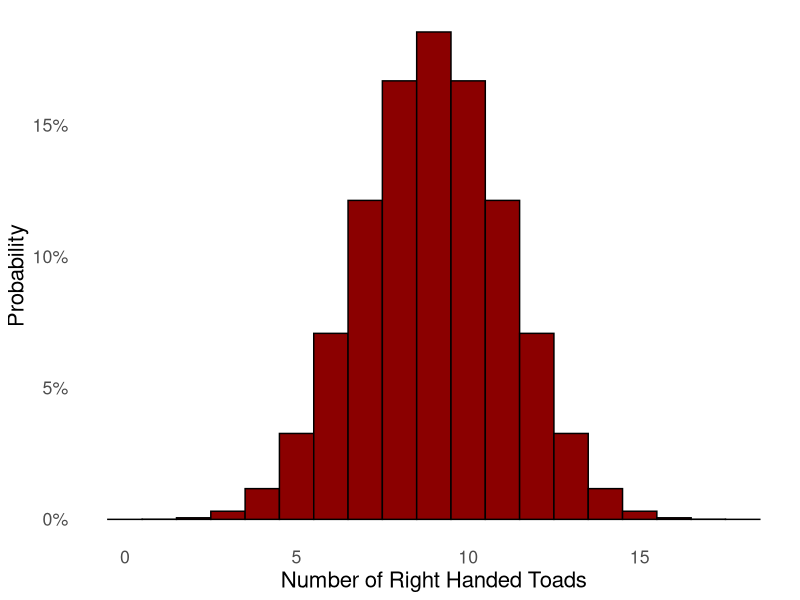
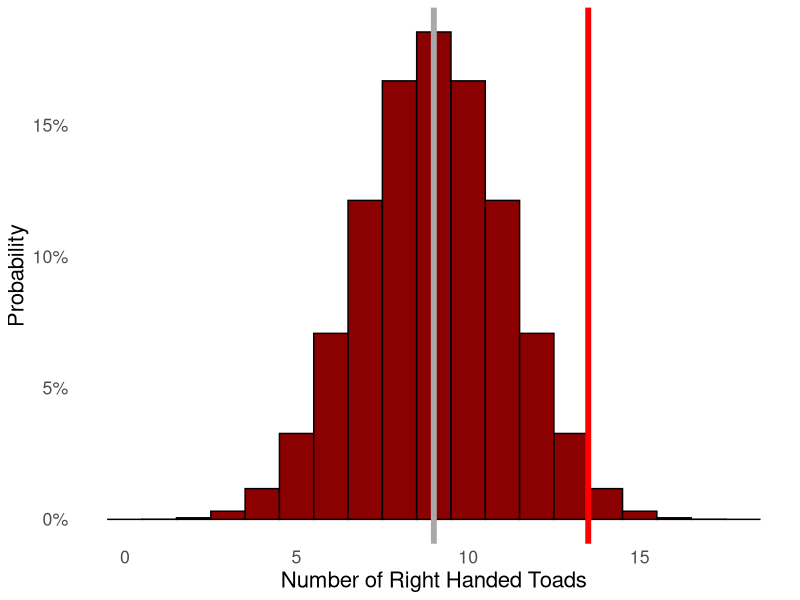

The R source for these figures, in order:
## CHP 6

library(ggplot2)
library(scales)

dat <- data.frame(x = 0:18,
                  prob = c(0.000004, 0.00007, 0.0006, 0.0031, 0.0117, 0.0327,
                           0.0708, 0.1214, 0.1669, 0.1855, 0.1669, 0.1214, 
                           0.0708, 0.0327, 0.0117, 0.0031, 0.0006, 0.00007, 
                           0.000004))

ggplot(dat, aes(x = x, y = prob)) + 
    geom_bar(color = "black", fill = "dark red", stat = "identity", width = 1) + 
    scale_y_continuous(labels = percent_format()) + 
    theme(text = element_text(size = 16), panel.background = element_blank(),
          axis.ticks = element_blank()) + 
    xlab("Number of Right Handed Toads") + 
    ylab("Probability")


ggplot(dat, aes(x = x, y = prob)) + 
    geom_bar(color = "black", fill = "dark red", stat = "identity", width = 1) + 
    scale_y_continuous(labels = percent_format()) + 
    theme(text = element_text(size = 16), panel.background = element_blank(),
          axis.ticks = element_blank()) + 
    xlab("Number of Right Handed Toads") + 
    ylab("Probability") + 
    geom_vline(xintercept = 9, size = 2, color = "dark gray") + 
    geom_vline(xintercept = 13.5, size = 2, color = "red")

